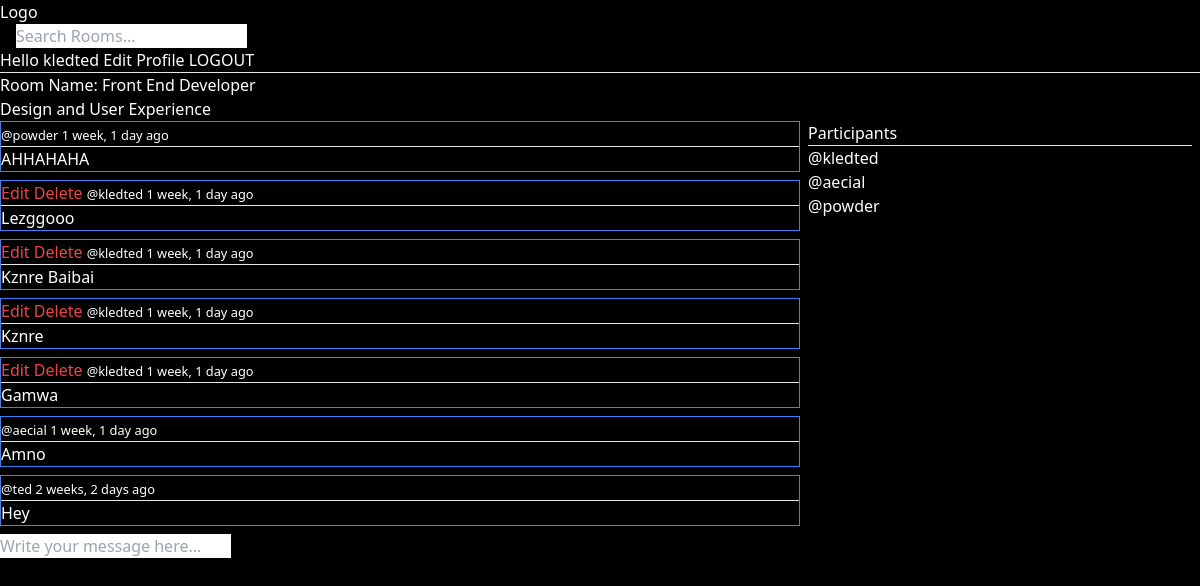
The app's page /room/2/ (signed in) with its own data.
### base/models.py (models this page shows, shortened)
class Room(models.Model):
    host = models.ForeignKey(User, on_delete=models.SET_NULL, null=True)
    topic = models.ForeignKey(Topic, on_delete=models.SET_NULL, null=True)
    name = models.CharField(max_length=200)
    description = models.TextField(null=True, blank=True)
    participants = models.ManyToManyField(User, related_name='participants', blank=True)
    updated = models.DateTimeField(auto_now=True)
    created = models.DateTimeField(auto_now_add=True)
    class Meta:
        ordering = ['-updated', '-created']
    def __str__(self):
        return self.name

class Message(models.Model):
    user = models.ForeignKey(User, on_delete=models.CASCADE)
    room = models.ForeignKey(Room, on_delete=models.CASCADE)
    body = models.TextField()
    updated = models.DateTimeField(auto_now=True)
    created = models.DateTimeField(auto_now_add=True)
    class Meta:
        ordering = ['-updated', '-created']

### base/views.py (the view, shortened to what this page needs)
# urls.py: path('room/<str:pk>/', views.room, name='room'),
def room(request, pk):
    room = Room.objects.get(id=pk)
    room_messages = room.message_set.all().order_by('-created')
    participants = room.participants.all()
    context = {'information': room, 'room_messages': room_messages, 'participants': participants}
    return render(request, 'base/room.html', context)

### base/templates/base/room.html (shortened to what this page needs)
{% extends 'main.html'%} {% block content %} {% if information%}
<h1>Room Name: {{information}}</h1>
{{information.description}} {% else %}
<h1>Room</h1>
{% endif %}
<div class="grid grid-cols-3">
  <div class="col-span-2">
    {% for room_message in room_messages %}
    <div class="border border-blue-500 mb-2">
      {% if request.user == room_message.user %}
      <a href="{% url 'update-message' room_message.id %}" class="text-red-500"
        >Edit</a
      >
      <a href="{% url 'delete-message' room_message.id %}" class="text-red-500"
        >Delete</a
      >
      {% endif %}
      <small
        >@{{room_message.user}} {{room_message.created|timesince}} ago</small
      >
      <hr />
      <p>{{room_message.body}}</p>
    </div>
    {% endfor %} {% if request.user.is_authenticated %}
    <div>
      <form action="" method="post">
        <input
          type="text"
          name="body"
          placeholder="Write your message here..."
          class="text-black"
        />
      </form>
    </div>
    {% endif %}
  </div>
  <div class="px-2">
    <h3>Participants</h3>
    <hr />
    {% for user in participants %}
    <p>@{{user.username}}</p>
    {%endfor%}
  </div>
</div>
{% endblock %}

### templates/navbar.html
<a href="/">
  <h1>Logo</h1>
</a>
<form action="" method="GET" action="{% url 'home' %}" class="text-black mx-4">
  <input type="text" name="q" id="q" placeholder="Search Rooms..." />
</form>
{% if request.user.is_authenticated %}
<a href="{% url 'profile' request.user.id %}"
  >Hello {{request.user.username}}</a
>
<a href="{%url 'update-user' %}"> Edit Profile</a>
<a href="{% url 'logout' %}">LOGOUT</a>
{% else %}
<a href="{% url 'login' %}">LOGIN</a>
{% endif %}
<hr />

### static/main.css (style rules this page uses)
body { background-color: red; }

### records on screen
Room: name "Front End Developer", description "Design and User Experience"
Message: user "powder", created "1 week, 1 day", body "AHHAHAHA"
Message: shows "Edit", user "kledted", created "1 week, 1 day", body "Lezggooo"
Message: shows "Edit", user "kledted", created "1 week, 1 day", body "Kznre Baibai"
Message: shows "Edit", user "kledted", created "1 week, 1 day", body "Kznre"
Message: shows "Edit", user "kledted", created "1 week, 1 day", body "Gamwa"
Message: user "aecial", created "1 week, 1 day", body "Amno"
Message: user "ted", created "2 weeks, 2 days", body "Hey"

### other values on screen
{{ request.user.username }} "kledted"
{{ user.username }} "kledted"
{{ user.username }} "aecial"
{{ user.username }} "powder"
